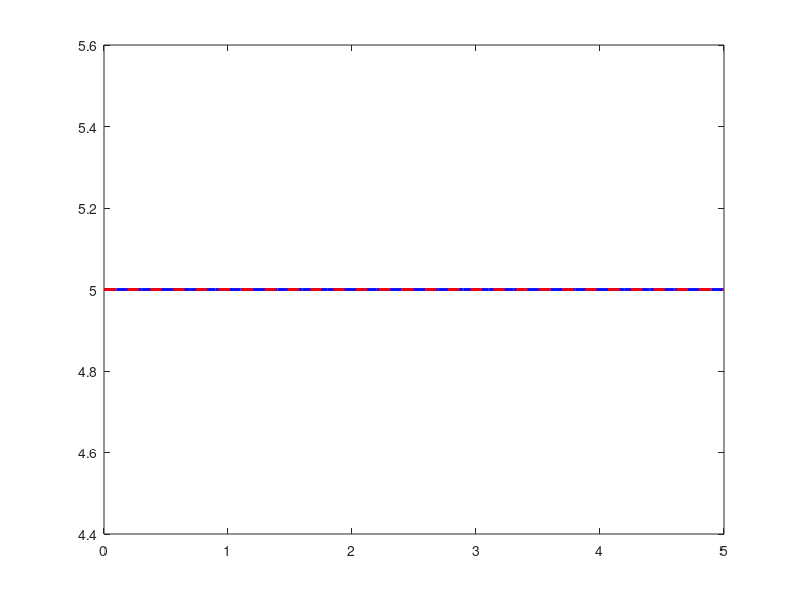

This figure's MATLAB source: (Note: this script raises an error after producing the figure.)
% Interactive growth simulation using the Logistic Growth model

p0 = input("Input initial population (p0): ");
r = input("Input the relative growth coefficient (r): ");
K = input("Input the carrying capacity (K): ");
maxtime = input("Input the time duration (maxtime): ");
dt = 0.1;  

t = 0:dt:maxtime;
P_for = zeros(size(t));
P_while = zeros(size(t));
P_for(1) = p0;
P_while(1) = p0;


A = (K - p0) / p0;

for i = 2:length(t)
    P_for(i) = P_for(i-1) + r * P_for(i-1) * (1 - P_for(i-1)/K) * dt;
end


j = 2;
while j <= length(t)
    P_while(j) = P_while(j-1) + r * P_while(j-1) * (1 - P_while(j-1)/K) * dt;
    j = j + 1;
end


pT_exact = K / (1 + A * exp(-r * maxtime));


figure;
plot(t, P_for, 'b-', 'LineWidth', 2); hold on;
plot(t, P_while, 'r--', 'LineWidth', 2);
yline(pT_exact, 'k:', 'LineWidth', 2);
xlabel('Time');
ylabel('Population');
title('Logistic Growth model ');
legend('For Loop', 'While Loop', sprintf('Exact p(T=%.1f) = %.2f', maxtime, pT_exact), 'Location', 'best');
grid on;
